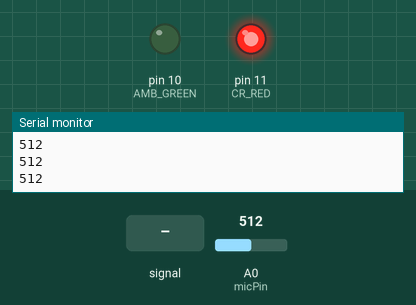
The sketch below on a simulated Arduino Uno, built with avr-gcc and run on an emulated ATmega328P. Shown: output pins drawn as LEDs (lit = HIGH), the last lines printed to the serial monitor. The test bench sets the inputs (shaded band); at power-on: A0 (micPin) = 512.

Above: at 1.2 s.
1.3 s: A0 (micPin) fed a 200 Hz sine of ±81 counts around its level
At 2.7 s:
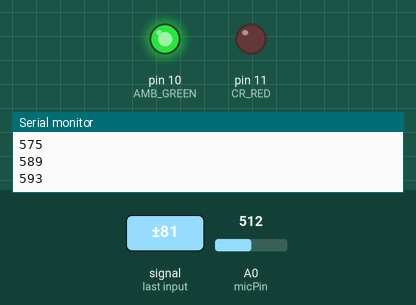
Timing chart, 0 to 4.3 s (numbered marks = the images above; inputs shaded):
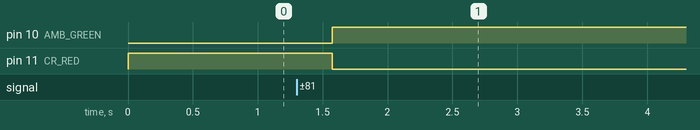

The sketch:

smart_ambulance.ino
```cpp
// Pins
const int micPin = A0;       // Microphone analog pin
const int AMB_GREEN = 10;    // Ambulance lane LED (Green)
const int CR_RED = 11;       // Cross lane LED (Red)

// Parameters
int threshold = 540;            // Adjust after calibration (0–1023)
unsigned long holdMillis = 8000; // How long ambulance green stays ON
unsigned long lastTrigger = 0;
bool preemptActive = false;

void setup() {
  Serial.begin(9600);

  pinMode(AMB_GREEN, OUTPUT);
  pinMode(CR_RED, OUTPUT);

  // Initial state
  digitalWrite(CR_RED, HIGH);     // Cross lane red ON
  digitalWrite(AMB_GREEN, LOW);   // Ambulance lane green OFF
}

void loop() {
  int micVal = analogRead(micPin);
  Serial.println(micVal);

  if (micVal > threshold && !preemptActive) {
    // Trigger ambulance priority
    preemptActive = true;
    lastTrigger = millis();

    // Cross red OFF, Ambulance green ON
    digitalWrite(CR_RED, LOW);
    digitalWrite(AMB_GREEN, HIGH);

    Serial.println("🚨 Ambulance detected!");
  }

  // If time expired, restore normal
  if (preemptActive && millis() - lastTrigger >= holdMillis) {
    preemptActive = false;

    digitalWrite(CR_RED, HIGH);     // Cross lane red ON
    digitalWrite(AMB_GREEN, LOW);   // Ambulance lane green OFF

    Serial.println("✅ Back to normal");
  }

  delay(30); // Small delay to smooth readings
}
```

Measured:
- after the input at 1.3 s, pin 10 (AMB_GREEN): LOW → HIGH after 0.28 s; pin 11 (CR_RED): HIGH → LOW after 0.28 s
